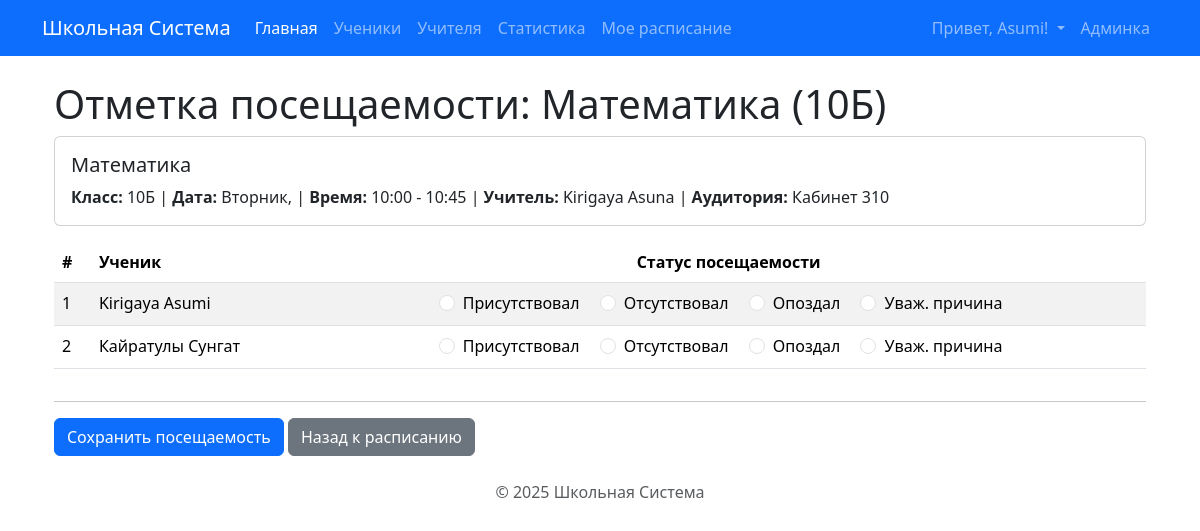
The page /lessons/2/attendance/mark/ (signed in) on the database its author committed.
### core/models.py (models this page shows, shortened)
class Lesson(models.Model):
    class DayOfWeek(models.IntegerChoices):
        MONDAY = 1, 'Понедельник'
        TUESDAY = 2, 'Вторник'
        WEDNESDAY = 3, 'Среда'
        THURSDAY = 4, 'Четверг'
        FRIDAY = 5, 'Пятница'
        SATURDAY = 6, 'Суббота'
    day_of_week = models.IntegerField(choices=DayOfWeek.choices, verbose_name="День недели")
    start_time = models.TimeField(verbose_name="Время начала")
    end_time = models.TimeField(verbose_name="Время окончания")
    subject = models.ForeignKey(Subject, on_delete=models.CASCADE, related_name='lessons', verbose_name="Предмет")
    teacher = models.ForeignKey(Teacher, on_delete=models.CASCADE, related_name='lessons', verbose_name="Учитель")
    assigned_class = models.ForeignKey(Class, on_delete=models.CASCADE, related_name='lessons', verbose_name="Класс")
    auditory = models.ForeignKey(Auditory, on_delete=models.SET_NULL, null=True, blank=True, related_name='lessons', verbose_name="Аудитория")
    class Meta:
        verbose_name = "Урок"
        verbose_name_plural = "Уроки"
        unique_together = [['day_of_week', 'start_time', 'assigned_class']] # У класса не может быть 2 урока одновременно
        ordering = ['day_of_week', 'start_time']

class Subject(models.Model):
    name = models.CharField(max_length=100, unique=True, verbose_name="Название предмета")
    class Meta:
        verbose_name = "Предмет"
        verbose_name_plural = "Предметы"
        ordering = ['name']
    def __str__(self):
        return self.name

class Class(models.Model):
    name = models.CharField(max_length=10, unique=True, verbose_name="Название класса (н-р, 9А)")
    class_teacher = models.ForeignKey(
        Teacher,
        on_delete=models.SET_NULL, # Если учителя удалят, поле станет NULL
        null=True,
        blank=True,
        related_name='managed_classes',
        verbose_name="Классный руководитель"
    )
    class Meta:
        verbose_name = "Класс"
        verbose_name_plural = "Классы"
        ordering = ['name']
    def __str__(self):
        return self.name

class Teacher(models.Model):
    first_name = models.CharField(max_length=100, verbose_name="Имя")
    last_name = models.CharField(max_length=100, verbose_name="Фамилия")
    email = models.EmailField(max_length=254, unique=True, blank=True, null=True, verbose_name="Email")
    phone_number = models.CharField(max_length=20, blank=True, null=True, verbose_name="Номер телефона")
    subjects = models.ManyToManyField(Subject, related_name='teachers', verbose_name="Предметы")
    photo = models.ImageField(upload_to='teachers_photos/', blank=True, null=True, verbose_name="Фото")
    class Meta:
        verbose_name = "Учитель"
        verbose_name_plural = "Учителя"
        ordering = ['last_name', 'first_name']
    def __str__(self):
        return f"{self.last_name} {self.first_name}"

class Auditory(models.Model):
    name = models.CharField(max_length=50, unique=True, verbose_name="Название/Номер аудитории")
    class Meta:
        verbose_name = "Аудитория"
        verbose_name_plural = "Аудитории"
        ordering = ['name']

class Student(models.Model):
    first_name = models.CharField(max_length=100, verbose_name="Имя")
    last_name = models.CharField(max_length=100, verbose_name="Фамилия")
    date_of_birth = models.DateField(null=True, blank=True, verbose_name="Дата рождения")
    current_class = models.ForeignKey(
        Class,
        on_delete=models.SET_NULL, # Если класс удалят/расформируют, ученик останется без класса
        null=True,
        blank=True, # Ученика можно добавить еще до назначения в класс
        related_name='students',
        verbose_name="Текущий класс"
    )
    parent_full_name = models.CharField(max_length=200, blank=True, verbose_name="ФИО родителя")
    parent_phone_number = models.CharField(max_length=20, blank=True, verbose_name="Телефон родителя")
    parent_email = models.EmailField(max_length=254, blank=True, verbose_name="Email родителя")
    photo = models.ImageField(upload_to='students_photos/', blank=True, null=True, verbose_name="Фото")
    history = HistoricalRecords()
    class Meta:
        verbose_name = "Ученик"
        verbose_name_plural = "Ученики"
        ordering = ['current_class', 'last_name', 'first_name'] # Сортировка по классу, потом по фамилии

### core/views.py (the view, shortened to what this page needs)
# urls.py: path('lessons/<int:lesson_pk>/attendance/mark/', views.mark_attendance, name='mark_attendance'),
@login_required
def mark_attendance(request, lesson_pk):
    lesson = get_object_or_404(
        Lesson.objects.select_related('teacher', 'assigned_class', 'subject', 'teacher__profile'),
        pk=lesson_pk
    )
    user = request.user
    try:
        if not (user.is_staff or user == lesson.teacher.profile.user):
             raise PermissionDenied("Вы не можете отмечать посещаемость для этого урока.")
    except AttributeError:
         raise PermissionDenied("Ошибка связи учителя урока с пользователем.")
    student_list = lesson.assigned_class.students.all().order_by('last_name', 'first_name')
    existing_records_qs = Attendance.objects.filter(lesson=lesson)
    existing_records_map = {record.student_id: record.status for record in existing_records_qs}
    context = {
        'lesson': lesson,
        'student_list': student_list,
        'existing_records_map': existing_records_map, # Карта существующих статусов
        'statuses': Attendance.AttendanceStatus.choices, # Передаем возможные статусы для формы
        'page_title': f"Отметка посещаемости: {lesson.subject} ({lesson.assigned_class})"
    }
    return render(request, 'core/mark_attendance.html', context)

### core/templatetags/schedule_tags.py (called while the page is built)
@register.filter
def get_item(dictionary, key):
    return dictionary.get(key)

@register.filter(name='in_group') # <<< Регистрируем новый фильтр
def in_group(user, group_name):
    if not user.is_authenticated:
        return False
    try:
        group = Group.objects.get(name=group_name)
        return group in user.groups.all()
    except Group.DoesNotExist:
        return False

### templates/core/mark_attendance.html (shortened to what this page needs)
{% extends "base.html" %}
{% load schedule_tags %}
{% block content %}
  <div class="container mt-4 mb-4">
    <h1>{{ page_title }}</h1>
    <div class="card mb-3">
      <div class="card-body">
        <h5 class="card-title">{{ lesson.subject.name }}</h5>
        <p class="card-text">
          <strong>Класс:</strong> {{ lesson.assigned_class.name }} |
          <strong>Дата:</strong> {{ lesson.get_day_of_week_display }}, {{ lesson.start_time|time:"d.m.Y" }}  |
          <strong>Время:</strong> {{ lesson.start_time|time:"H:i" }} - {{ lesson.end_time|time:"H:i" }} |
          <strong>Учитель:</strong> {{ lesson.teacher }} |
          <strong>Аудитория:</strong> {{ lesson.auditory.name|default:"N/A" }}
        </p>
      </div>
    </div>
    <form method="post">
      {% if student_list %}
        <div class="table-responsive">
          <table class="table table-striped table-hover">
            <thead>
              <tr>
                <th scope="col">#</th>
                <th scope="col">Ученик</th>
                <th scope="col" class="text-center">Статус посещаемости</th>
              </tr>
            </thead>
            <tbody>
              {% for student in student_list %}
                <tr>
                  <td>{{ forloop.counter }}</td>
                  <td>{{ student.last_name }} {{ student.first_name }}</td>
                  <td class="text-center">
                    {% with current_status=existing_records_map|get_item:student.pk %}
                      {% for value, display in statuses %}
                        <div class="form-check form-check-inline">
                          <input class="form-check-input" type="radio"
                                 name="status_{{ student.pk }}" id="status_{{ student.pk }}_{{ value }}"
                                 value="{{ value }}"
                                 required>
                          <label class="form-check-label" for="status_{{ student.pk }}_{{ value }}">
                            {{ display }}
                          </label>
                        </div>
                      {% endfor %}
                    {% endwith %}
                  </td>
                </tr>
              {% endfor %}
            </tbody>
          </table>
        </div>
        <hr>
        <div class="mt-3 mb-3">
          <button type="submit" class="btn btn-primary">Сохранить посещаемость</button>
          <a href="{% url 'core:my_schedule' %}" class="btn btn-secondary">Назад к расписанию</a>
        </div>
      {% else %}
        <div class="alert alert-warning" role="alert">
            В классе {{ lesson.assigned_class.name }} нет учеников для отметки посещаемости.
        </div>
         <a href="{% url 'core:my_schedule' %}" class="btn btn-secondary">Назад к расписанию</a>
      {% endif %}
    </form>
  </div>
{% endblock %}

### templates/base.html (shortened to what this page needs)
{% load static %}
{% load schedule_tags %}
<!doctype html>
<html lang="ru">
<head>
  <link href="https://cdn.jsdelivr.net/npm/bootstrap@5.3.3/dist/css/bootstrap.min.css" rel="stylesheet">
</head>
<body>
  <nav class="navbar navbar-expand-lg navbar-dark bg-primary mb-4">
    <div class="container">
      <a class="navbar-brand" href="{% url 'core:index' %}">Школьная Система</a>
      <div class="collapse navbar-collapse" id="navbarNav">
        <ul class="navbar-nav me-auto mb-2 mb-lg-0">
        <li class="nav-item">
          <a class="nav-link active" aria-current="page" href="{% url 'core:index' %}">Главная</a>
        </li>
        {% if user.is_staff or user|in_group:'Teachers' %}
          <li class="nav-item">
             <a class="nav-link" href="{% url 'core:student_list' %}">Ученики</a>
          </li>
          <li class="nav-item">
             <a class="nav-link" href="{% url 'core:teacher_list' %}">Учителя</a>
          </li>
          <li class="nav-item">
             <a class="nav-link" href="{% url 'core:school_statistics' %}">Статистика</a>
          </li>
        {% endif %}
        {% if user.is_authenticated %}
        <li class="nav-item">
          <a class="nav-link" href="{% url 'core:my_schedule' %}">Мое расписание</a>
        </li>
        {% endif %}
      </ul>
        <ul class="navbar-nav ms-auto">
            {% if user.is_authenticated %}
                <li class="nav-item dropdown">
                  <a class="nav-link dropdown-toggle" href="#" id="navbarDropdownUser" role="button" data-bs-toggle="dropdown" aria-expanded="false">
                    Привет, {{ user.username }}!
                  </a>
                </li>
                 {% if user.is_staff %}
                 <li class="nav-item">
                     <a class="nav-link" href="/admin/">Админка</a>
                 </li>
                 {% endif %}
            {% endif %}
        </ul>
      </div>
    </div>
  </nav>
  <div class="container">
    {% block content %}
    {% endblock %}
  </div>
  <footer class="mt-4 text-center text-muted">
    <p>&copy; {% now "Y" %} Школьная Система</p>
  </footer>
</body>
</html>

### rows shown on the page
Lesson: subject.name "Математика", assigned_class.name "10Б", day_of_week "Вторник", start_time "10:00", end_time "10:45", teacher "Kirigaya Asuna", auditory.name "Кабинет 310"
Student: last_name "Kirigaya", first_name "Asumi", statuses "Присутствовал" "Отсутствовал" "Опоздал" "Уваж. причина"
Student: last_name "Кайратулы", first_name "Сунгат", statuses "Присутствовал" "Отсутствовал" "Опоздал" "Уваж. причина"

### other values the page prints
{{ user.username }} "Asumi"
{{ page_title }} "Отметка посещаемости: Математика (10Б)"
